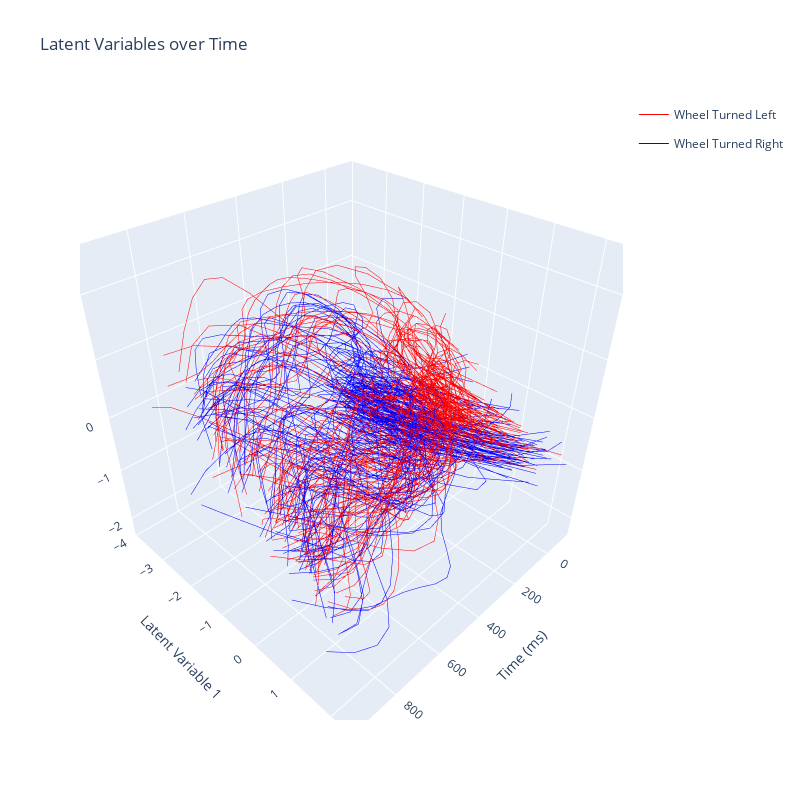

The notebook cell saved with this chart:
### Code cell
first = True
first2= True

fig = go.Figure()

y_class_train = []
y_class_test = []

for i in range(len(trajectories_train)):
    if ((choices[i]==1) & (actual[i]==1)):
        if first:
            fig.add_trace(go.Scatter3d(x=np.arange(-100, 1000, 50), y=trajectories_train[i][0, :], z=trajectories_train[i][1, :],
                      mode='lines', line={'color':'blue', 'width':1}, legendgroup='right', name='Wheel Turned Right', showlegend=True))
            first = False
        else:
            fig.add_trace(go.Scatter3d(x=np.arange(-100, 1000, 50), y=trajectories_train[i][0, :], z=trajectories_train[i][1, :],
                        mode='lines', line={'color':'blue', 'width':1}, legendgroup='right', showlegend=False))
        y_class_train.append(0)
        
    elif ((choices[i]==-1) & (actual[i]==1)):
        if first2:
            fig.add_trace(go.Scatter3d(x=np.arange(-100, 1000, 50), y=trajectories_train[i][0, :], z=trajectories_train[i][1, :],
                      mode='lines', line={'color':'red', 'width':1}, legendgroup='left', name='Wheel Turned Left', showlegend=True))
            first2 = False
        else:
            fig.add_trace(go.Scatter3d(x=np.arange(-100, 1000, 50), y=trajectories_train[i][0, :], z=trajectories_train[i][1, :],
                        mode='lines', line={'color':'red', 'width':1}, legendgroup='left', showlegend=False))
        y_class_train.append(1)
    elif ((choices[i]==1) & (actual[i]==-1)):
        y_class_train.append(2)
    elif ((choices[i]==-1) & (actual[i]==-1)):
        y_class_train.append(3)
            
for i in range(len(trajectories_test)):
    if ((choices[i+250]==1) & (actual[i+250]==1)):
        y_class_test.append(0)
    elif ((choices[i+250]==-1) & (actual[i+250]==1)):
        y_class_test.append(1)
    elif ((choices[i+250]==1) & (actual[i+250]==-1)):
        y_class_test.append(2)
    elif ((choices[i+250]==-1) & (actual[i+250]==-1)):
        y_class_test.append(3)
        
    
fig.update_layout(scene = dict(
                    xaxis_title='Time (ms)',
                    yaxis_title='Latent Variable 1',
                    zaxis_title='Latent Variable 2'),
                    width=800, height=800, title='Latent Variables over Time'
                    )
fig.show()
